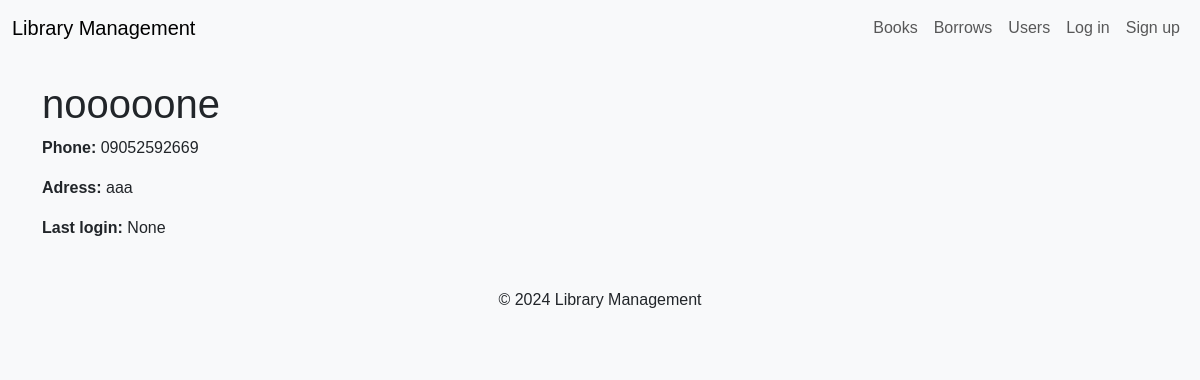
/accounts/user_detail/1, run on an earlier commit of the app's database.
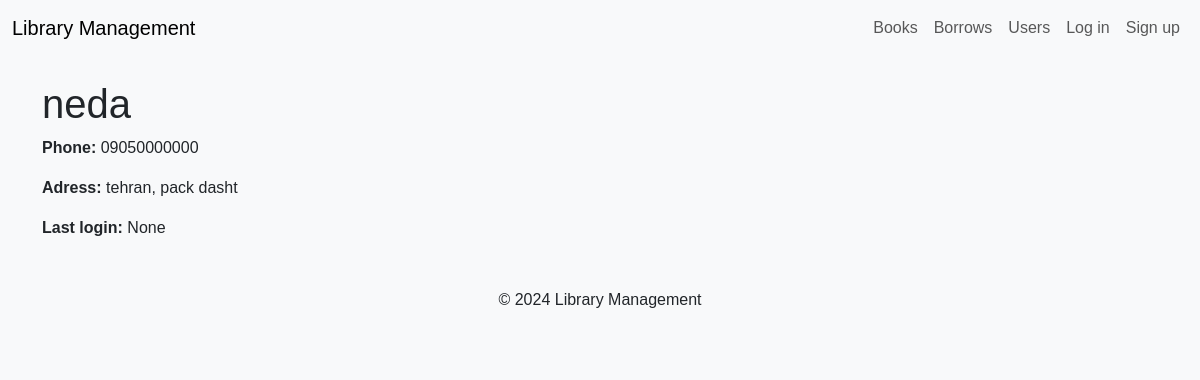
And on a later commit of the database.
### accounts/models.py (models this page shows, shortened)
class MyUser(AbstractBaseUser):
    full_name = models.CharField(max_length=30)
    date_of_birth = models.DateField(null=True, blank=True,default=None)
    adress = models.CharField(max_length=255)
    national_code = models.CharField(max_length=10, unique=True)
    phone = models.CharField(max_length=11, unique=True)
    is_active = models.BooleanField(default=True)
    is_admin = models.BooleanField(default=False)
    date_joined=models.DateField(auto_now_add=True)
    objects = MyUserManager()
    USERNAME_FIELD = "national_code"
    REQUIRED_FIELDS = ["full_name","phone", "adress"]

### accounts/views.py (the view)
# urls.py: path('user_detail/<int:pk>', UserDetail.as_view(), name='user_detail'),
class UserDetail(View):
    def get(self, request, pk):
        context = {
            "user": get_object_or_404(user, id=pk)
        }
        return render(request, 'accounts/user_detail.html', context=context)

### accounts/templates/accounts/user_detail.html (shortened to what this page needs)
{% extends 'base.html' %}
{% block content %}
<h1>{{ user.full_name }}</h1>
<p><strong>Phone:</strong> {{ user.phone }}</p>
<p><strong>Adress:</strong> {{ user.adress }}</p>
<p><strong>Last login:</strong> {{ user.last_login }}</p>
{% endblock %}

What changed in the data, as far as the page shows it:
changed MyUser "None": full_name "nooooone" → "neda"; phone "09052592669" → "09050000000"; adress "aaa" → "tehran, pack dasht"
